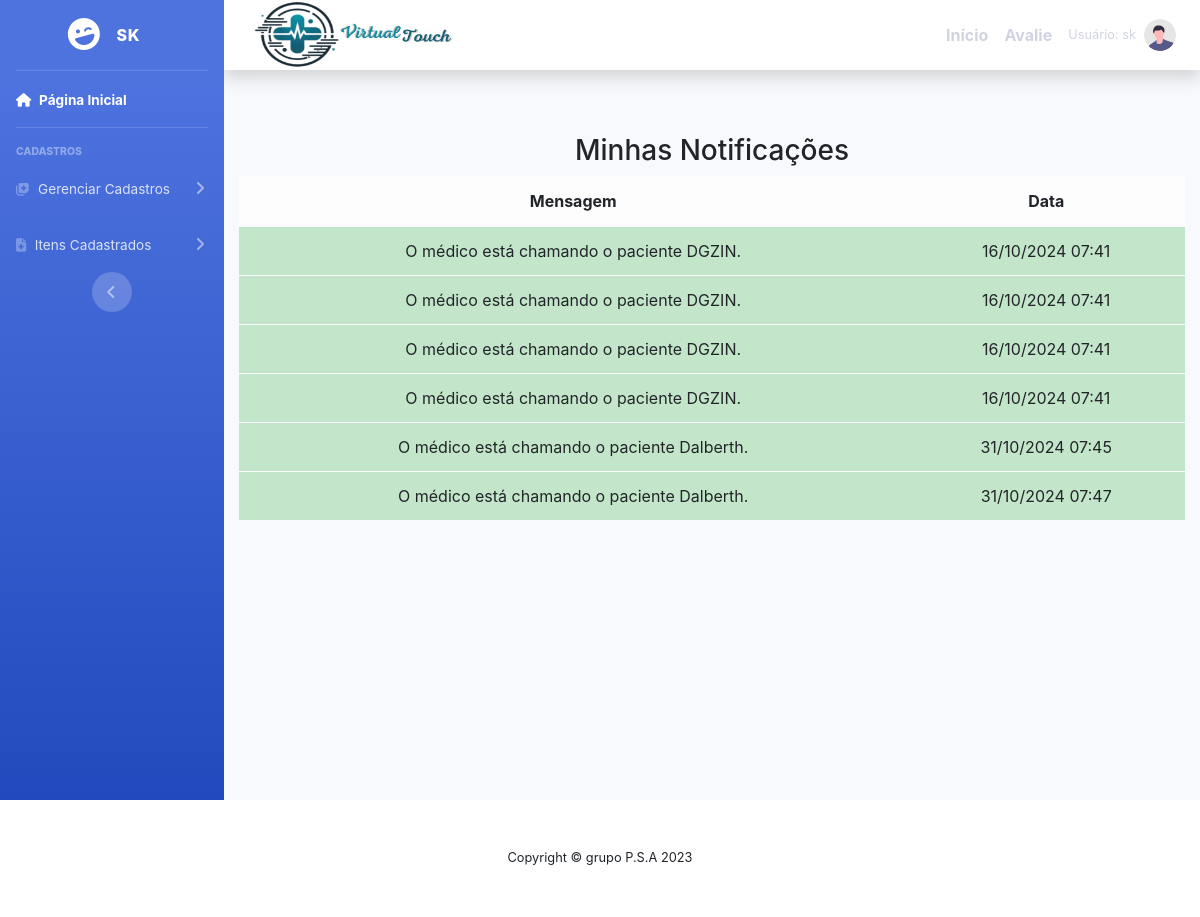
/listar/notificacao/ (signed in), run on an earlier commit of the app's database.
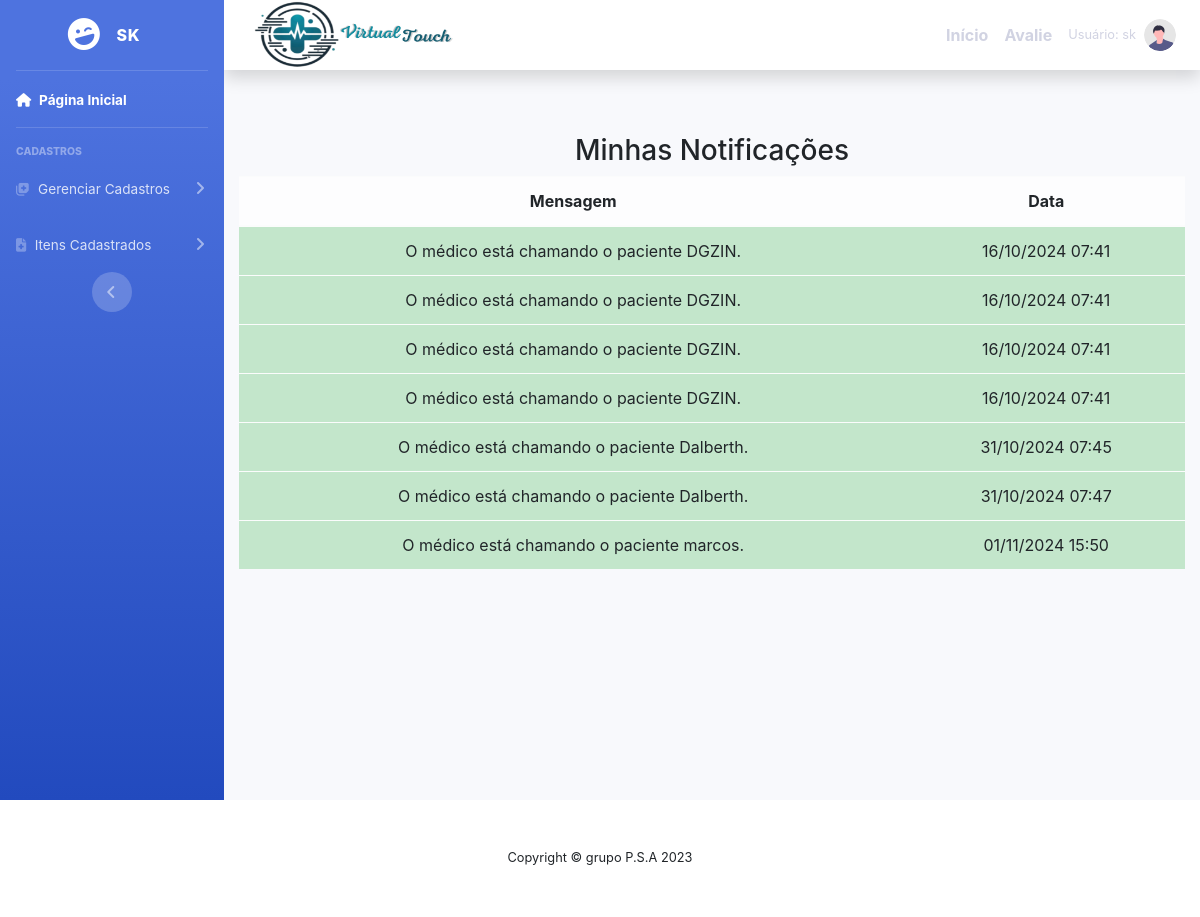
And on a later commit of the database.
### cadastros/models.py (models this page shows, shortened)
class Notificacao(models.Model):
    paciente = models.ForeignKey(User, on_delete=models.CASCADE)
    mensagem = models.CharField(max_length=255)
    data = models.DateTimeField(auto_now_add=True)

### cadastros/views.py (the view)
# urls.py: path('listar/notificacao/',NotificacaoList.as_view(),
class NotificacaoList(LoginRequiredMixin, ListView):
    model = Notificacao
    template_name = 'listas/notificacoes_paciente.html'
    context_object_name = 'notificacoes'
    def get_queryset(self):
        return Notificacao.objects.filter(paciente=self.request.user)

### paginas/templates/listas/notificacoes_paciente.html (shortened to what this page needs)
{% extends 'modelo.html' %}
{% block conteudo %}
    <div class="container">
        <h3>Minhas Notificações</h3>
        {% if not notificacoes %}
            <p>Você não tem notificações no momento.</p>
        {% else %}
            <div class="table-responsive">
                <table class="table table-light">
                    <thead>
                        <tr>
                            <th>Mensagem</th>
                            <th>Data</th>
                        </tr>
                    </thead>
                    <tbody>
                        {% for notificacao in notificacoes %}
                            <tr class="table-success">
                                <td>{{ notificacao.mensagem }}</td>
                                <td>{{ notificacao.data|date:"d/m/Y H:i" }}</td>
                            </tr>
                        {% empty %}
                            <tr>
                                <td colspan="2">Nenhuma notificação encontrada.</td>
                            </tr>
                        {% endfor %}
                    </tbody>
                </table>
            </div>
        {% endif %}
    </div>
{% endblock %}

What changed in the data, as far as the page shows it:
added Notificacao: mensagem "O médico está chamando o paciente marcos.", data "01/11/2024 15:50"
